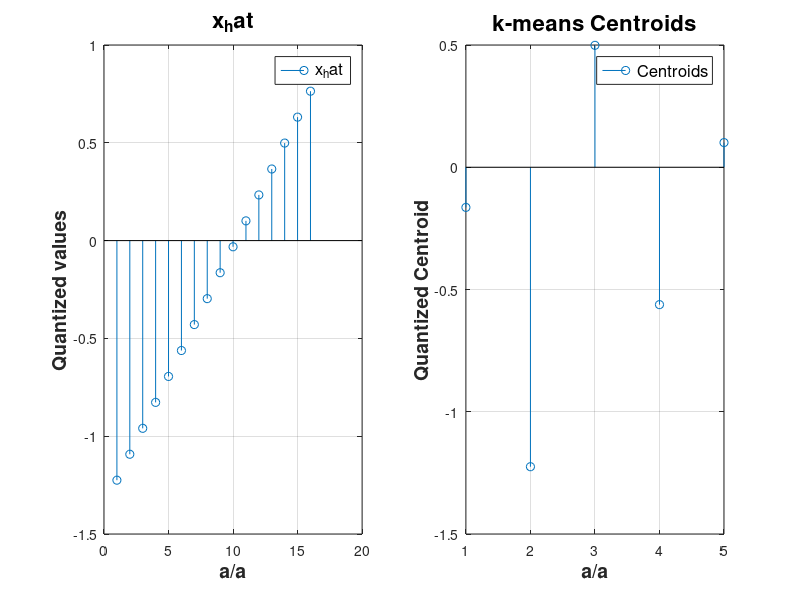
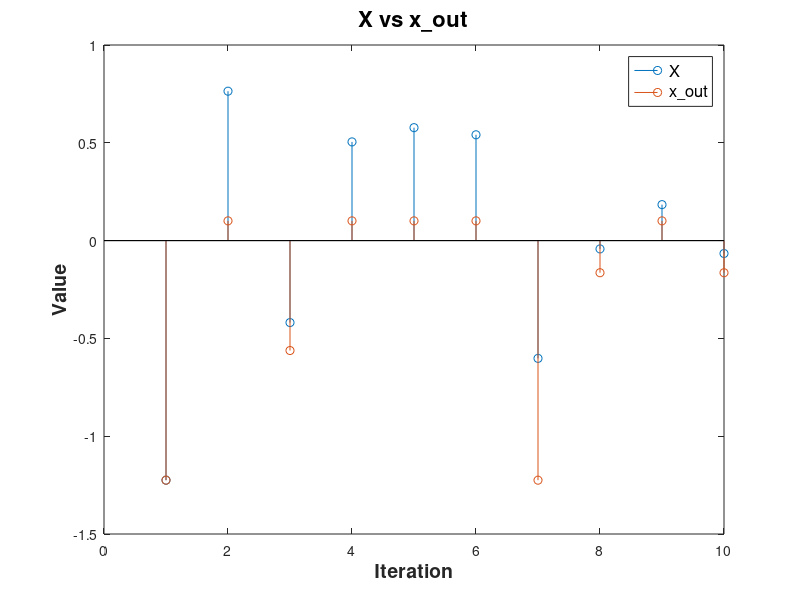

MATLAB code for these plots, in order: (Note: this script raises an error after producing the figures.)
%Initialize random number generator
%for reproduce-ability
rng(0,'twister');

%Get a random number of Qlevels
%number of bits/symbol 
N = 4
b = randi(N) + 1;
if b == N + 1
    b = N;
end
b = 2^b

%k-means clustering
k = 5;
M = 10;
X = randn(M,1);
[idx, C] = kmeans(X,k);

%Quantization
max_value = max(X);
min_value = min(X);
step = (max_value - min_value) / (b-1);
x_hat = min_value:step:max_value;
%a_i = 1:M;

figure;
subplot(1,2,1);
stem(x_hat);
lgd = legend('x_hat');
set (lgd, "fontsize", 12)
title('x_hat','fontweight','bold','fontsize',16);
xlabel('a/a','fontweight','bold','fontsize',14)
ylabel('Quantized values','fontweight','bold','fontsize',14)
grid
hold on;
centroids = zeros(1, k);
for i = 1:k
   for j = 1:(b - 1)
      if (C(i, 1) >= x_hat(1, j)) && (C(i, 1) <= x_hat(1, j + 1))
          centroids(1, i) = x_hat(1, j);
          break
      end
   end
end
subplot(1,2,2);
stem(centroids);
lgd = legend('Centroids');
set (lgd, "fontsize", 12)
title('k-means Centroids','fontweight','bold','fontsize',16);
xlabel('a/a','fontweight','bold','fontsize',14)
ylabel('Quantized Centroid','fontweight','bold','fontsize',14)
grid
hold off;


%Quantize input signal based on centroids
centroids = sort(centroids);
x_out = zeros(M, 1);
for i = 1:M
   for j = 1:(k - 1)
       if (X(i, 1) <= centroids(1, 1))
           x_out(i ,1) = centroids(1, 1);
           break
       elseif (X(i, 1) >= centroids(1, k - 1))
           x_out(i, 1) = centroids(1, k - 1);
           break
       elseif (X(i, 1) > centroids(1, j)) && (X(i, 1) < centroids(1, j + 1))
               x_out(i, 1) = centroids(1, j);
               break
       end
   end
end
figure;
stem(1:length(X), X)
hold on;
stem(1:length(x_out), x_out)
lgd = legend('X', 'x\_out');
set (lgd, "fontsize", 12)
title('X vs x\_out','fontweight','bold','fontsize',16);
xlabel('Iteration','fontweight','bold','fontsize',14)
ylabel('Value','fontweight','bold','fontsize',14)
hold off;

[MSE, SQNR] = metrics(X, x_out)

%{
idx = sort(C)
stem(C(idx));
hold on;
plot(X(idx));
hold off;
%}